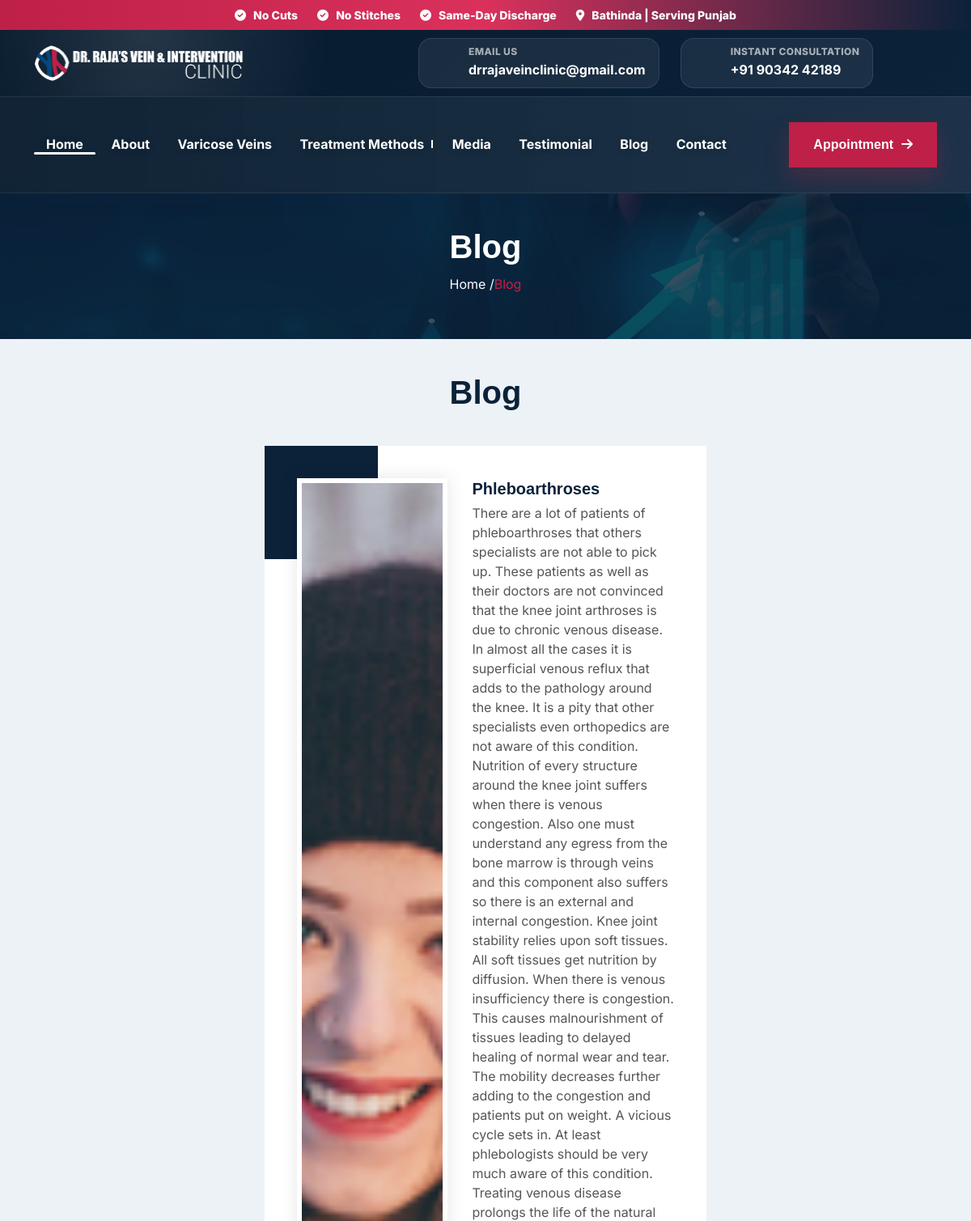
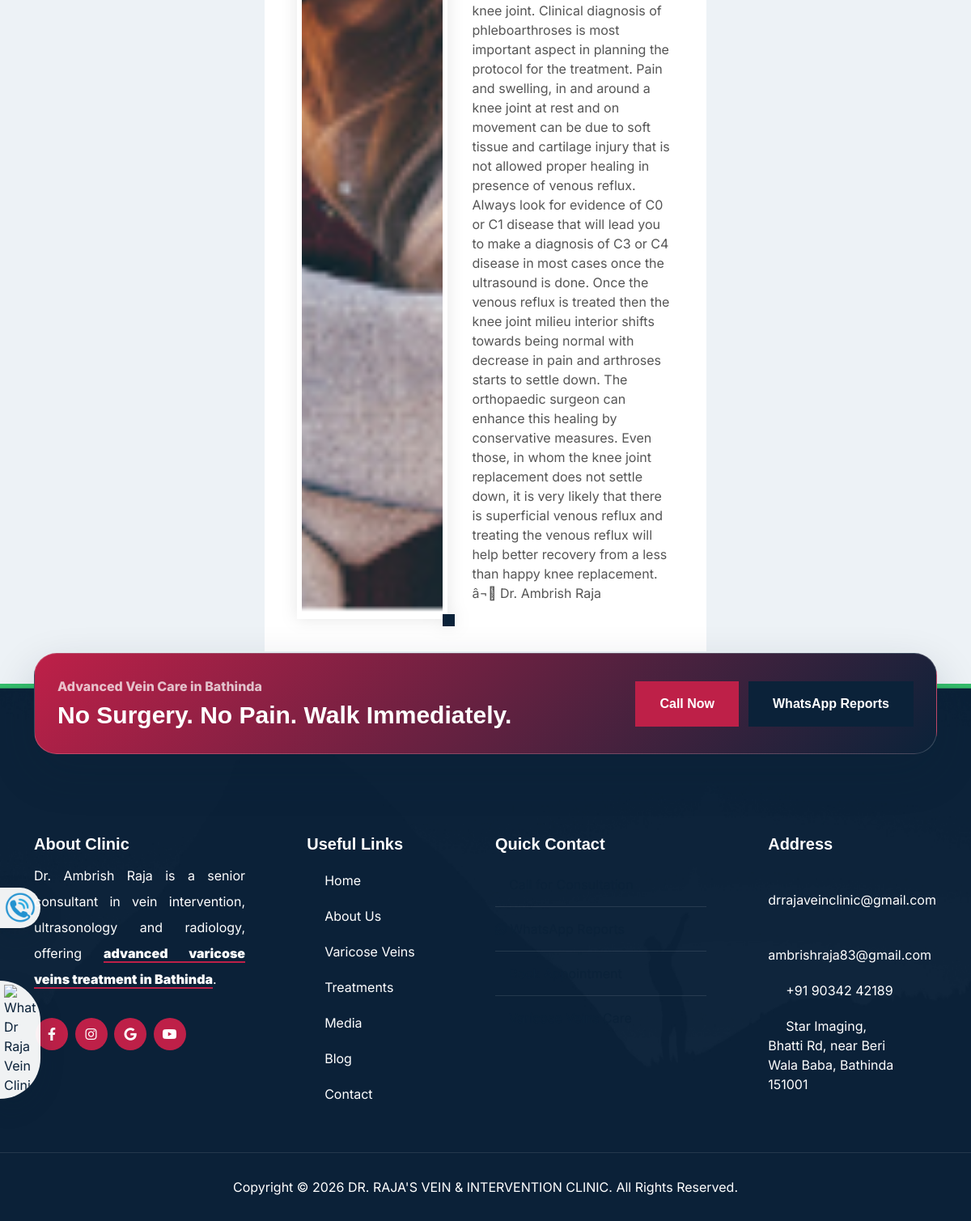
Screenshot of /blog.php with the database file from the repository (2 pictures, top to bottom).
### tables this page shows
CREATE TABLE `tbblog` (
  `id` int(11) NOT NULL,
  `photo` text NOT NULL,
  `heading` text NOT NULL,
  `description` text NOT NULL,
  `status` text NOT NULL,
  `date` text NOT NULL
);

### blog.php (the view, shortened to what this page needs)
<!DOCTYPE html>
<html lang="en">
<head>
    <link rel="stylesheet" href="assets/css/animate.css">
    <link rel="stylesheet" href="assets/css/bootstrap.min.css">
    <link rel="stylesheet" href="assets/css/all.min.css">
    <link rel="stylesheet" href="assets/css/icofont.min.css">
    <link rel="stylesheet" href="assets/css/swiper.min.css">
    <link rel="stylesheet" href="assets/css/odometer.css">
    <link rel="stylesheet" href="assets/css/lightcase.css">
    <link rel="stylesheet" href="assets/css/style.css">
  <?php include('header.php');?>
    <div class="pageheader padding-tb bg-img" style="background-image: url(assets/images/bg/page-header.jpg);">
        <div class="container">
            <div class="pageheader__area text-center">
                <h2>Blog</h2>
                <nav aria-label="breadcrumb">
                    <ol class="breadcrumb justify-content-center">
                        <li class="breadcrum"><a href="index.php">Home / </a></li>
                        <li class="breadcrumb-item active" aria-current="page">Blog</li>
                    </ol>
                </nav>
            </div>
        </div>
    </div>
    <div class="team team--two padding-tb">
        <div class="container">
            <div class="section__header text-center wow fadeInUp" data-wow-delay=".5s">
                <h2>Blog</h2>
            </div>
            <div class="section__wrapper">
                <div class="row justify-content-center align-items-center g-4">
                      <?php
                                     include('admin/connection.php');
                                     $sql="select * from tbblog order by id desc";
                                      $r=mysqli_query($dbcon,$sql);
                                      while($row=mysqli_fetch_array($r))
                                      {
                                     ?>
                    <div class="col-lg-6 col-12 wow fadeInUp" data-wow-delay=".5s">
                        <div class="team__item">
                            <div class="team__thumb">
                                 <img style="width:100%;" src="admin/assets/images/upload/event/<?php echo $row['photo'];?>" alt="Event">
                            </div>
                            <div class="team__content">
                                <h5><a href="blog.php"><?php echo $row['heading']; ?></a></h5>
                                <p><?php echo $row['description']; ?></p>
                            </div>
                        </div>
                    </div>
                <?php } ?>
                </div>
            </div>
        </div>
    </div>
<?php include('footer.php');?>
</body>
</html>

### rows the page displays
tbblog: photo (picture), heading "Phleboarthroses", description "There are a lot of patients of phleboarthroses that others specialists are not able to pick up. These patients as well as their doctors are not convinced that the knee joint arthroses is due to chronic venous disease. In almost all the cases it is superficial venous reflux that adds to the pathology around the knee. It is a pity that other specialists even orthopedics are not aware of this condition. Nutrition of every structure around the knee joint suffers when there is venous congestion. Also one must understand any egress from the bone marrow is through veins and this component also suffers so there is an external and internal congestion. Knee joint stability relies upon soft tissues.…"
